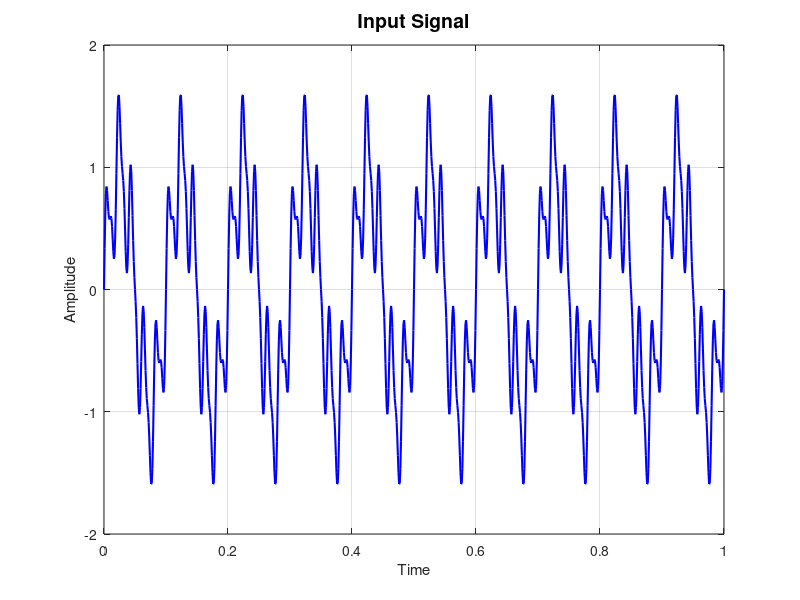

Write the MATLAB code that produced this figure. (Note: this script raises an error after producing the figure.)
% Comprehensive Spline Wavelet Analysis
clear all; close all; clc;

% Generate test signal
t = 0:0.001:1;
signal = sin(2*pi*10*t) + 0.5*sin(2*pi*50*t) + 0.2*sin(2*pi*100*t);

% Analysis parameters
decomposition_level = 3;
spline_orders = 1:4;
num_orders = length(spline_orders);

% Initialize MSE storage
mse_all = zeros(decomposition_level, num_orders);

% Create figures for visualization
figure('Position', [50 50 1200 800], 'Name', 'Original Signal');
plot(t, signal, 'b', 'LineWidth', 1.5);
title('Input Signal', 'FontSize', 14);
xlabel('Time');
ylabel('Amplitude');
grid on;

% Create a new figure for each spline order
for current_order = spline_orders
    % Perform decomposition
    [approx, details, mse] = spline_wavelet_decomp(signal, decomposition_level, current_order);
    
    % Store MSE values
    mse_all(:, current_order) = mse;
    
    % Create figure for this spline order
    figure('Position', [50+current_order*30 50+current_order*30 1200 800], ...
           'Name', sprintf('Spline Order %d Analysis', current_order));
    
    % Number of subplots needed
    total_plots = decomposition_level * 2 + 1;
    
    % Plot original signal
    subplot(total_plots, 1, 1);
    plot(t, signal, 'b', 'LineWidth', 1.5);
    title(sprintf('Original Signal (Spline Order %d)', current_order), 'FontSize', 12);
    xlabel('Time');
    ylabel('Amplitude');
    grid on;
    
    % Plot approximation coefficients
    for level = 1:decomposition_level
        subplot(total_plots, 1, level*2);
        t_approx = linspace(0, 1, length(approx{level}));
        plot(t_approx, approx{level}, 'r', 'LineWidth', 1.5);
        title(sprintf('Level %d Approximation Coefficients', level), 'FontSize', 12);
        xlabel('Time');
        ylabel('Amplitude');
        grid on;
        
        % Plot detail coefficients
        subplot(total_plots, 1, level*2+1);
        t_detail = linspace(0, 1, length(details{level}));
        plot(t_detail, details{level}, 'g', 'LineWidth', 1.5);
        title(sprintf('Level %d Detail Coefficients', level), 'FontSize', 12);
        xlabel('Time');
        ylabel('Amplitude');
        grid on;
    end
    
    % Add information text box
    info_text = {...
        sprintf('SPLINE ORDER %d ANALYSIS', current_order), ...
        '', ...
        'Characteristics:', ...
        sprintf('• Number of filter coefficients: %d', length(bspline_filter(current_order))), ...
        sprintf('• Average MSE: %.6f', mean(mse)), ...
        sprintf('• Support width: %d', 2^decomposition_level), ...
        '', ...
        'Level-wise MSE:', ...
        sprintf('Level 1: %.6f', mse(1)), ...
        sprintf('Level 2: %.6f', mse(2)), ...
        sprintf('Level 3: %.6f', mse(3))};
    
    annotation('textbox', [0.02 0.02 0.25 0.15], ...
        'String', info_text, ...
        'EdgeColor', 'k', ...
        'BackgroundColor', 'w', ...
        'FitBoxToText', 'on', ...
        'FontSize', 9);
end

% Create summary figure
figure('Position', [100 100 800 600], 'Name', 'MSE Comparison');
bar(1:decomposition_level, mse_all);
title('MSE Comparison Across Levels and Orders', 'FontSize', 14);
xlabel('Decomposition Level');
ylabel('Mean Squared Error');
legend('Order 1', 'Order 2', 'Order 3', 'Order 4');
grid on;

% Add overall performance text box
overall_mse = mean(mse_all, 1);
performance_text = {'OVERALL PERFORMANCE (Average MSE):'};
for i = 1:num_orders
    performance_text{end+1} = sprintf('Order %d: %.6f', i, overall_mse(i));
end
annotation('textbox', [0.02 0.02 0.25 0.1], ...
    'String', performance_text, ...
    'EdgeColor', 'k', ...
    'BackgroundColor', 'w', ...
    'FitBoxToText', 'on', ...
    'FontSize', 9);